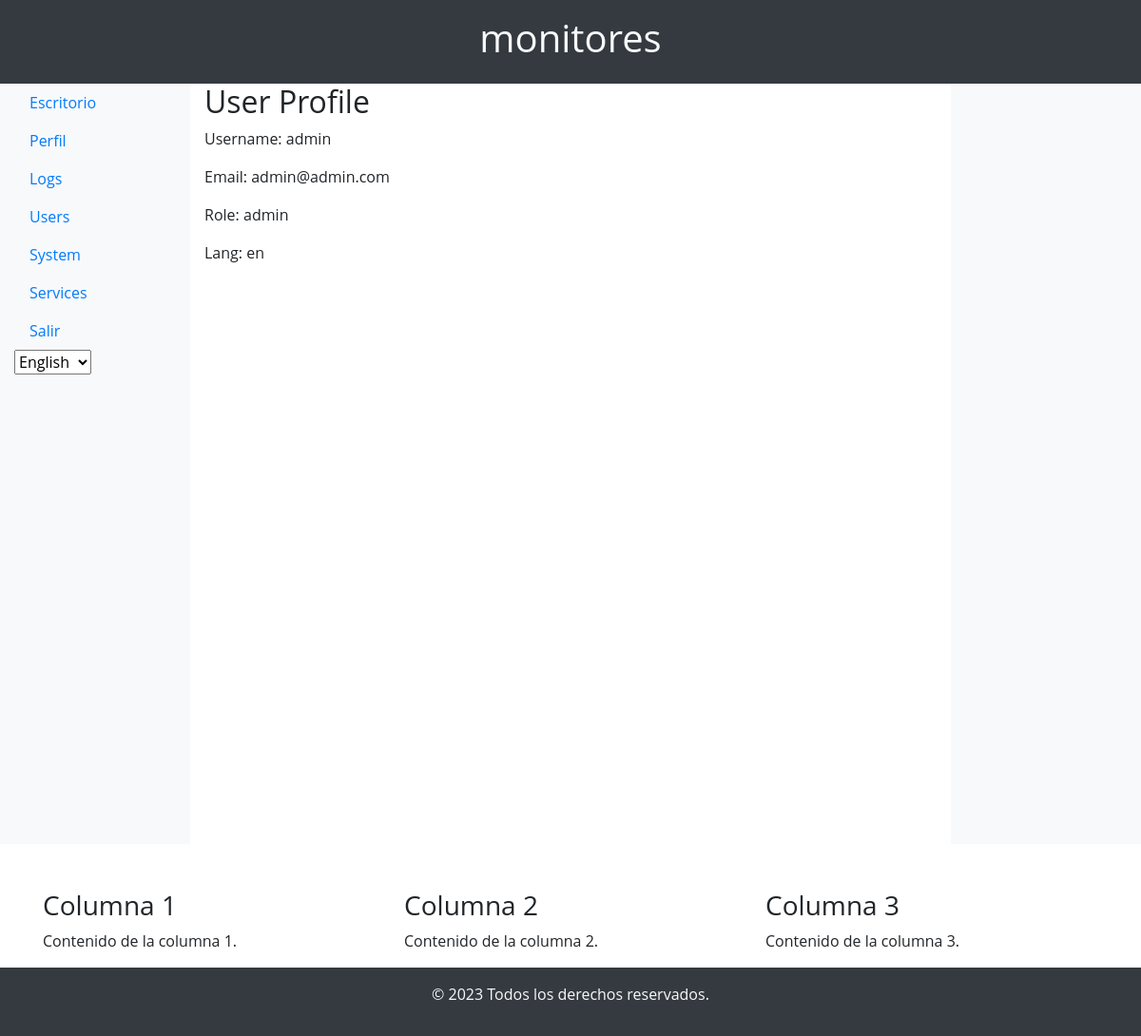
The app's page /profile/2 (signed in) with its own data.
### app/models/user_model.py (models this page shows, shortened)
class User(db.Model, UserMixin):
    id = db.Column(db.Integer, primary_key=True)
    username = db.Column(db.String(50), unique=True, nullable=False)
    email = db.Column(db.String(120), unique=True, nullable=False)
    password = db.Column(db.String(60), nullable=False)
    role = db.Column(db.String(20), default='user')  # Default role is 'user'
    language = db.Column(db.String(5), default='en')  # Add this line for language preference
    created_at = db.Column(db.DateTime, default=datetime.utcnow)
    updated_at = db.Column(db.DateTime, default=datetime.utcnow, onupdate=datetime.utcnow)
    def get_id(self):
        return str(self.id)

### app/controllers/user_controller.py (the view)
@app.route('/profile/<int:user_id>')
@login_required
def user_profile(user_id):
    user = User.query.get_or_404(user_id)
    if current_user.is_authenticated and (current_user == user or current_user.role == 'admin'):
        return render_template('user/profile.html', user=user)
    else:
        flash('Permission denied. You can only view your own profile.', 'danger')
        return redirect(url_for('index'))

### app/__init__.py (called while the page is built)
@login_manager.user_loader
def load_user(user_id):
    return User.query.get(int(user_id))

def is_admin():
    return current_user.is_authenticated and current_user.role == 'admin'

### app/templates/user/profile.html
{% extends 'base.html' %}
{% block content %}
    <h2>User Profile</h2>
    <p>Username: {{ current_user.username }}</p>
    <p>Email: {{ current_user.email }}</p>
    <p>Role: {{ current_user.role }}</p>
    <p>Lang: {{current_user.language}}</p>
{% endblock %}

### app/static/css/styles.css (style rules this page uses)
html, body { height: 100%; margin: 0; }
body { display: flex; flex-direction: column; }
body { font-family: 'Open Sans', sans-serif; }

### records on screen
User: username "admin", email "admin@admin.com", role "admin", language "en"
